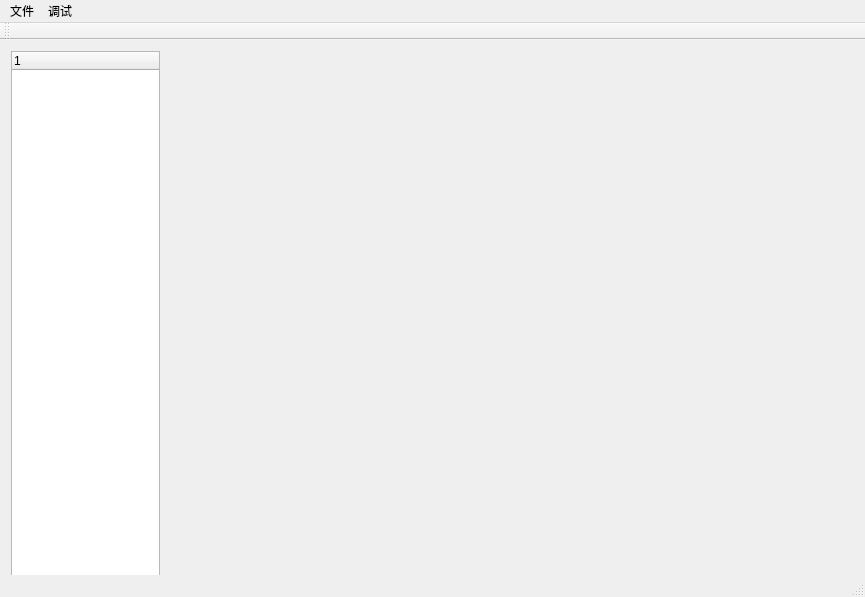
<?xml version="1.0" encoding="UTF-8"?>
<ui version="4.0">
 <class>A4DClass</class>
 <widget class="QMainWindow" name="A4DClass">
  <property name="geometry">
   <rect>
    <x>0</x>
    <y>0</y>
    <width>865</width>
    <height>597</height>
   </rect>
  </property>
  <property name="windowTitle">
   <string>A4D</string>
  </property>
  <widget class="QWidget" name="centralWidget">
   <widget class="QWidget" name="verticalLayoutWidget">
    <property name="geometry">
     <rect>
      <x>0</x>
      <y>0</y>
      <width>171</width>
      <height>551</height>
     </rect>
    </property>
    <layout class="QVBoxLayout" name="sceneTreeLayout">
     <item>
      <widget class="QTreeWidget" name="treeWidget">
       <column>
        <property name="text">
         <string notr="true">1</string>
        </property>
       </column>
      </widget>
     </item>
    </layout>
   </widget>
   <widget class="QWidget" name="editorWindow" native="true">
    <property name="geometry">
     <rect>
      <x>170</x>
      <y>0</y>
      <width>501</width>
      <height>531</height>
     </rect>
    </property>
   </widget>
   <widget class="QWidget" name="verticalLayoutWidget_2">
    <property name="geometry">
     <rect>
      <x>670</x>
      <y>0</y>
      <width>191</width>
      <height>531</height>
     </rect>
    </property>
    <layout class="QVBoxLayout" name="verticalLayout">
     <item>
      <widget class="QWidget" name="inspectorWindow" native="true"/>
     </item>
    </layout>
   </widget>
  </widget>
  <widget class="QMenuBar" name="menuBar">
   <property name="geometry">
    <rect>
     <x>0</x>
     <y>0</y>
     <width>865</width>
     <height>23</height>
    </rect>
   </property>
   <widget class="QMenu" name="menu">
    <property name="title">
     <string>文件</string>
    </property>
    <addaction name="actionNew_Scene"/>
    <addaction name="actionOpen_Scene"/>
    <addaction name="separator"/>
    <addaction name="actionSave"/>
    <addaction name="actionSave_as"/>
    <addaction name="separator"/>
    <addaction name="actionNew_project"/>
    <addaction name="actionOpen_project"/>
    <addaction name="actionSave_Project"/>
   </widget>
   <widget class="QMenu" name="menu_2">
    <property name="title">
     <string>调试</string>
    </property>
    <widget class="QMenu" name="menuShading_Mode">
     <property name="title">
      <string>Shading Mode</string>
     </property>
     <addaction name="actionShaded"/>
     <addaction name="actionWireframe"/>
     <addaction name="actionShaded_Wireframe"/>
    </widget>
    <widget class="QMenu" name="menuCull_Mode">
     <property name="title">
      <string>Cull Mode</string>
     </property>
     <addaction name="actionNone"/>
     <addaction name="actionCW"/>
     <addaction name="actionCCW"/>
    </widget>
    <addaction name="menuShading_Mode"/>
    <addaction name="menuCull_Mode"/>
   </widget>
   <addaction name="menu"/>
   <addaction name="menu_2"/>
  </widget>
  <widget class="QToolBar" name="mainToolBar">
   <attribute name="toolBarArea">
    <enum>TopToolBarArea</enum>
   </attribute>
   <attribute name="toolBarBreak">
    <bool>false</bool>
   </attribute>
  </widget>
  <widget class="QStatusBar" name="statusBar"/>
  <action name="&amp;File">
   <property name="checkable">
    <bool>false</bool>
   </property>
   <property name="text">
    <string>文件</string>
   </property>
  </action>
  <action name="actionNew_Scene">
   <property name="text">
    <string>New Scene</string>
   </property>
   <property name="toolTip">
    <string>创建一个空白场景</string>
   </property>
  </action>
  <action name="actionOpen_Scene">
   <property name="text">
    <string>Open Scene</string>
   </property>
   <property name="toolTip">
    <string>打开选定的场景</string>
   </property>
  </action>
  <action name="actionSave">
   <property name="text">
    <string>Save</string>
   </property>
  </action>
  <action name="actionSave_as">
   <property name="text">
    <string>Save As...</string>
   </property>
  </action>
  <action name="actionNew_project">
   <property name="text">
    <string>New Project</string>
   </property>
  </action>
  <action name="actionOpen_project">
   <property name="text">
    <string>Open Project</string>
   </property>
  </action>
  <action name="actionSave_Project">
   <property name="text">
    <string>Save Project</string>
   </property>
  </action>
  <action name="actionShaded">
   <property name="checkable">
    <bool>false</bool>
   </property>
   <property name="text">
    <string>Shaded</string>
   </property>
  </action>
  <action name="actionWireframe">
   <property name="text">
    <string>Wireframe</string>
   </property>
  </action>
  <action name="actionShaded_Wireframe">
   <property name="text">
    <string>Shaded Wireframe</string>
   </property>
  </action>
  <action name="actionCW">
   <property name="text">
    <string>CW</string>
   </property>
  </action>
  <action name="actionCCW">
   <property name="text">
    <string>CCW</string>
   </property>
  </action>
  <action name="actionNone">
   <property name="text">
    <string>None</string>
   </property>
  </action>
 </widget>
 <layoutdefault spacing="6" margin="11"/>
 <resources>
  <include location="A4D.qrc"/>
 </resources>
 <connections/>
</ui>
